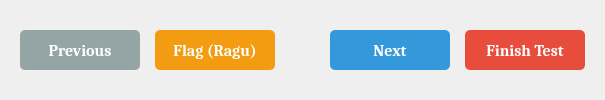
         <widget class="QFrame" name="exam_bottombar">
          <property name="minimumSize"><size><width>0</width><height>70</height></size></property>
          <property name="styleSheet"><string notr="true">QFrame#exam_bottombar { background-color: #ecf0f1; border-top: 2px solid #bdc3c7; }</string></property>
          <layout class="QHBoxLayout" name="horizontalLayout_bottombar">
           <property name="spacing"><number>15</number></property>
           <property name="leftMargin"><number>20</number></property>
           <property name="rightMargin"><number>20</number></property>
           <item><widget class="QPushButton" name="btn_exam_prev"><property name="minimumSize"><size><width>120</width><height>40</height></size></property><property name="font"><font><family>Cambria</family><pointsize>12</pointsize><bold>true</bold></font></property><property name="styleSheet"><string notr="true">QPushButton { background-color: #95a5a6; color: white; border-radius: 5px; }</string></property><property name="text"><string>Previous</string></property></widget></item>
           <item><widget class="QPushButton" name="btn_exam_flag"><property name="minimumSize"><size><width>120</width><height>40</height></size></property><property name="font"><font><family>Cambria</family><pointsize>12</pointsize><bold>true</bold></font></property><property name="styleSheet"><string notr="true">QPushButton { background-color: #f39c12; color: white; border-radius: 5px; }</string></property><property name="text"><string>Flag (Ragu)</string></property></widget></item>
           <item>
            <spacer name="horizontalSpacer_bottombar">
             <property name="orientation"><enum>Qt::Orientation::Horizontal</enum></property>
             <property name="sizeHint" stdset="0"><size><width>40</width><height>20</height></size></property>
            </spacer>
           </item>
           <item><widget class="QPushButton" name="btn_exam_next"><property name="minimumSize"><size><width>120</width><height>40</height></size></property><property name="font"><font><family>Cambria</family><pointsize>12</pointsize><bold>true</bold></font></property><property name="styleSheet"><string notr="true">QPushButton { background-color: #3498db; color: white; border-radius: 5px; }</string></property><property name="text"><string>Next</string></property></widget></item>
           <item><widget class="QPushButton" name="btn_exam_finish"><property name="minimumSize"><size><width>120</width><height>40</height></size></property><property name="font"><font><family>Cambria</family><pointsize>12</pointsize><bold>true</bold></font></property><property name="styleSheet"><string notr="true">QPushButton { background-color: #e74c3c; color: white; border-radius: 5px; }</string></property><property name="text"><string>Finish Test</string></property></widget></item>
          </layout>
         </widget>
